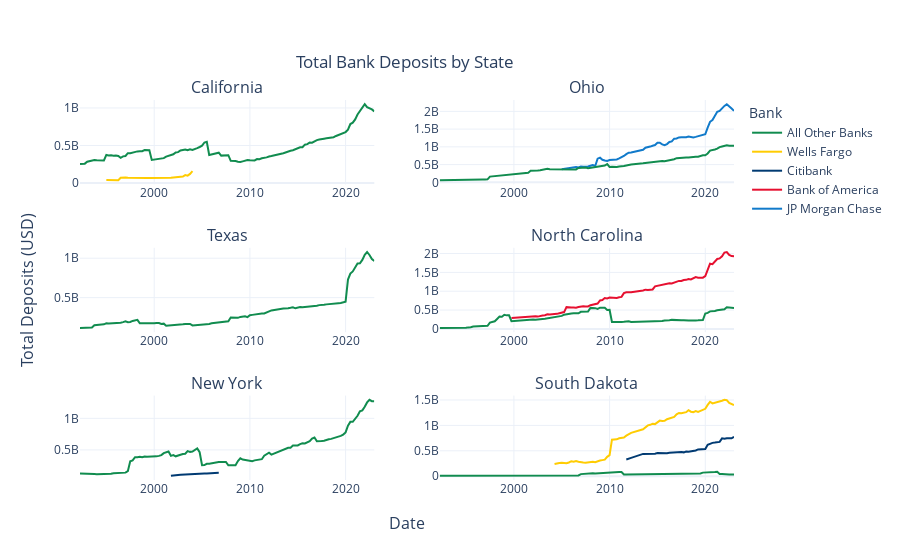

This figure's notebook cell:
### Markdown cell above
This plot went through a lot of variations. It began by included every state's total assets in five year windows with a slider to let the user move through the data. We then realize that five years was no where near enough time to see meaningful change so we expanded it to a decade long window. From there we realized that it would be better to just show all of the time at once, so the slider was scrapped. After doing some digging with the geo-spacial data, we found some interesting trends with the amount of money deposited in states you would not expect, such as South Dakota. In particular, we found that the biggest banks had tons of assets here. Quickly we realized this was worth exploring further so I split the data up by banks. However, it remained difficult to see how different the amounts of money was between states as you had to flip back and forth using the button. Finally, we switched to this subplot view which displays all of the states at once. The left column features the top three states by GDP while the right column features the three states we felt were most surprising in containing a ton of deposits despite being smaller states. They are all sorted vertically by GDP. 

Before the final submission, we will look to make some of the data selection more clearly with column titles. Additionally, we may look to add some annotations that point out some important dates. For example, Wells Fargo moving from California to South Dakota in 2003. We may also consider adding an additional line to each state displaying their full deposit totals to highlight the rapid drops of increases of gaining or losing a big bank.

### Code cell
# Imports
import plotly.graph_objs as go
from plotly.subplots import make_subplots

# Making a 3 by 2 Grid
fig = make_subplots(
    rows=3,
    cols=2,
    subplot_titles=(
        "California",
        "Ohio",
        "Texas",
        "North Carolina",
        "New York",
        "South Dakota",
    ),
    y_title="Total Deposits (USD)",
    x_title="Date",
)

# Making the bank names prettier
name_col = []

# Adding better names
for bank in df2["top_bank"]:
    if bank == "JPMORGAN CHASE BANK NA":
        name = "JP Morgan Chase"
    elif bank == "BANK OF AMERICA NA":
        name = "Bank of America"
    elif bank == "WELLS FARGO BANK NA":
        name = "Wells Fargo"
    elif bank == "CITIBANK NATIONAL ASSN":
        name = "Citibank"
    else:
        name = "All Other Banks"

    name_col.append(name)

df2["pretty_name"] = name_col

# Colors dictionary for easy access to our themed hex codes
# See theme.md for an explanation on these choicees
colors = dict(
    {
        "JP Morgan": "#117ACA",
        "Bank of America": "#E61030",
        "Wells Fargo": "#ffcc02",
        "Citibank": "#003A72",
        "All Other Banks": "#118C4F",
    }
)

# Adding the first subplot of California
# I figured out which bank to add here, and for all the others, with a simple unique banks functions as below
CA = df2[df2["STNAME"] == "CALIFORNIA"]
# print(CA.pretty_name.unique())

# Adding trace
# Only the first instance of each bank goes on the legend
fig.add_trace(
    go.Scatter(
        x=CA[CA["pretty_name"] == "All Other Banks"]["date"],
        y=CA[CA["pretty_name"] == "All Other Banks"]["DEPDOM"],
        name="All Other Banks",
        mode="lines",
        line=dict(color=colors["All Other Banks"]),
    ),
    row=1,
    col=1,
)

# Wells Fargo Trace
fig.add_trace(
    go.Scatter(
        x=CA[CA["pretty_name"] == "Wells Fargo"]["date"],
        y=CA[CA["pretty_name"] == "Wells Fargo"]["DEPDOM"],
        name="Wells Fargo",
        mode="lines",
        line=dict(color=colors["Wells Fargo"]),
    ),
    row=1,
    col=1,
)

# SOUTH DAKOTA
SD = df2[df2["STNAME"] == "SOUTH DAKOTA"]
# print(SD.pretty_name.unique())
fig.add_trace(
    go.Scatter(
        x=SD[SD["pretty_name"] == "Wells Fargo"]["date"],
        y=SD[SD["pretty_name"] == "Wells Fargo"]["DEPDOM"],
        name="Wells Fargo",
        mode="lines",
        line=dict(color=colors["Wells Fargo"]),
        showlegend=False,
    ),
    row=3,
    col=2,
)

fig.add_trace(
    go.Scatter(
        x=SD[SD["pretty_name"] == "Citibank"]["date"],
        y=SD[SD["pretty_name"] == "Citibank"]["DEPDOM"],
        name="Citibank",
        mode="lines",
        line=dict(color=colors["Citibank"]),
    ),
    row=3,
    col=2,
)

fig.add_trace(
    go.Scatter(
        x=SD[SD["pretty_name"] == "All Other Banks"]["date"],
        y=SD[SD["pretty_name"] == "All Other Banks"]["DEPDOM"],
        name="All Other Banks",
        mode="lines",
        line=dict(color=colors["All Other Banks"]),
        showlegend=False,
    ),
    row=3,
    col=2,
)

# TEXAS
TX = df2[df2["STNAME"] == "TEXAS"]
# Add traces
fig.add_trace(
    go.Scatter(
        x=TX[TX["pretty_name"] == "All Other Banks"]["date"],
        y=TX[TX["pretty_name"] == "All Other Banks"]["DEPDOM"],
        name="All Other Banks",
        mode="lines",
        line=dict(color=colors["All Other Banks"]),
        showlegend=False,
    ),
    row=2,
    col=1,
)


# NORTH CAROLINA
NC = df2[df2["STNAME"] == "NORTH CAROLINA"]

# Add traces
fig.add_trace(
    go.Scatter(
        x=NC[NC["pretty_name"] == "Bank of America"]["date"],
        y=NC[NC["pretty_name"] == "Bank of America"]["DEPDOM"],
        name="Bank of America",
        mode="lines",
        line=dict(color=colors["Bank of America"]),
    ),
    row=2,
    col=2,
)

fig.add_trace(
    go.Scatter(
        x=NC[NC["pretty_name"] == "All Other Banks"]["date"],
        y=NC[NC["pretty_name"] == "All Other Banks"]["DEPDOM"],
        name="All Other Banks",
        mode="lines",
        line=dict(color=colors["All Other Banks"]),
        showlegend=False,
    ),
    row=2,
    col=2,
)

# NEW YORK
NY = df2[df2["STNAME"] == "NEW YORK"]
# Add traces
fig.add_trace(
    go.Scatter(
        x=NY[NY["pretty_name"] == "Citibank"]["date"],
        y=NY[NY["pretty_name"] == "Citibank"]["DEPDOM"],
        name="Citibank",
        mode="lines",
        line=dict(color=colors["Citibank"]),
        showlegend=False,
    ),
    row=3,
    col=1,
)

fig.add_trace(
    go.Scatter(
        x=NY[NY["pretty_name"] == "All Other Banks"]["date"],
        y=NY[NY["pretty_name"] == "All Other Banks"]["DEPDOM"],
        name="All Other Banks",
        mode="lines",
        line=dict(color=colors["All Other Banks"]),
        showlegend=False,
    ),
    row=3,
    col=1,
)


# OHIO
OH = df2[df2["STNAME"] == "OHIO"]

# Add traces
fig.add_trace(
    go.Scatter(
        x=OH[OH["pretty_name"] == "JP Morgan Chase"]["date"],
        y=OH[OH["pretty_name"] == "JP Morgan Chase"]["DEPDOM"],
        name="JP Morgan Chase",
        mode="lines",
        line=dict(color=colors["JP Morgan"]),
    ),
    row=1,
    col=2,
)

fig.add_trace(
    go.Scatter(
        x=OH[OH["pretty_name"] == "All Other Banks"]["date"],
        y=OH[OH["pretty_name"] == "All Other Banks"]["DEPDOM"],
        name="All Other Banks",
        mode="lines",
        line=dict(color=colors["All Other Banks"]),
        showlegend=False,
    ),
    row=1,
    col=2,
)

# Updating the layout for white backgrounds
fig.update_layout(template="plotly_white")

# Fixing y-ticks to be uniform
fig.update_layout(
    yaxis=dict(
        tickmode="array",
        tickvals=[0, 500000000, 1000000000, 1500000000, 2000000000],
        ticktext=["0", "0.5B", "1B", "1.5B", "2B"],
    )
)

# adding one plot title and a legend title
fig.update_layout(
    title={
        "text": "Total Bank Deposits by State",
        "y": 0.9,
        "x": 0.45,
        "xanchor": "center",
        "yanchor": "top",
    },
    legend_title="Bank",
)


# Setting Custom bank names
# Help from https://stackoverflow.com/questions/71118467/how-to-include-trace-name-in-hovertemplate
for fig_scatter_data in fig.data:
    fig_scatter_data["customdata"] = [fig_scatter_data["name"]] * len(
        fig_scatter_data["x"]
    )

# Adding hovertemplate
fig.update_traces(
    hovertemplate="Bank: %{customdata} <br>Date: %{x} <br>Total Deposits: %{y:$,.0f}<extra></extra>"
)

# Display
fig.show()
fig.write_html("../img/plots/plot-3.html")
